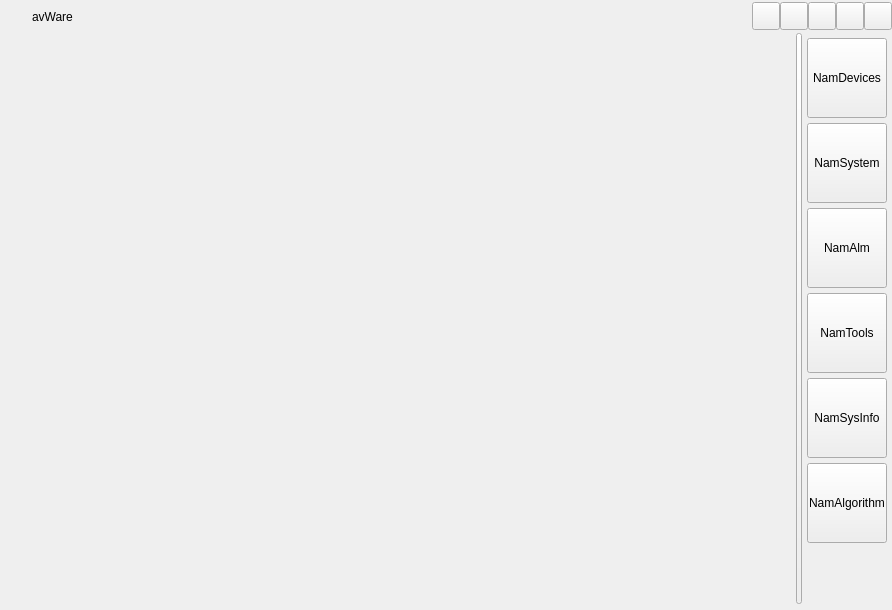
<?xml version="1.0" encoding="UTF-8"?>
<ui version="4.0">
 <class>FrmMainWindows</class>
 <widget class="QWidget" name="FrmMainWindows">
  <property name="geometry">
   <rect>
    <x>0</x>
    <y>0</y>
    <width>892</width>
    <height>610</height>
   </rect>
  </property>
  <property name="minimumSize">
   <size>
    <width>640</width>
    <height>480</height>
   </size>
  </property>
  <property name="windowTitle">
   <string>Form</string>
  </property>
  <layout class="QGridLayout" name="gridLayout">
   <property name="leftMargin">
    <number>0</number>
   </property>
   <property name="topMargin">
    <number>0</number>
   </property>
   <property name="rightMargin">
    <number>0</number>
   </property>
   <property name="bottomMargin">
    <number>0</number>
   </property>
   <property name="spacing">
    <number>0</number>
   </property>
   <item row="1" column="0">
    <widget class="QWidget" name="WidGetTitle" native="true">
     <property name="enabled">
      <bool>true</bool>
     </property>
     <property name="sizePolicy">
      <sizepolicy hsizetype="Preferred" vsizetype="Fixed">
       <horstretch>0</horstretch>
       <verstretch>0</verstretch>
      </sizepolicy>
     </property>
     <property name="minimumSize">
      <size>
       <width>0</width>
       <height>33</height>
      </size>
     </property>
     <property name="maximumSize">
      <size>
       <width>16777215</width>
       <height>33</height>
      </size>
     </property>
     <layout class="QGridLayout" name="gridLayout_2">
      <property name="leftMargin">
       <number>0</number>
      </property>
      <property name="topMargin">
       <number>0</number>
      </property>
      <property name="rightMargin">
       <number>0</number>
      </property>
      <property name="bottomMargin">
       <number>0</number>
      </property>
      <property name="spacing">
       <number>0</number>
      </property>
      <item row="0" column="2">
       <widget class="QLabel" name="LabTitle">
        <property name="minimumSize">
         <size>
          <width>0</width>
          <height>33</height>
         </size>
        </property>
        <property name="maximumSize">
         <size>
          <width>16777215</width>
          <height>33</height>
         </size>
        </property>
        <property name="text">
         <string>avWare</string>
        </property>
       </widget>
      </item>
      <item row="0" column="0">
       <widget class="QLabel" name="LabIco">
        <property name="minimumSize">
         <size>
          <width>32</width>
          <height>33</height>
         </size>
        </property>
        <property name="maximumSize">
         <size>
          <width>32</width>
          <height>33</height>
         </size>
        </property>
        <property name="text">
         <string/>
        </property>
       </widget>
      </item>
      <item row="0" column="3">
       <widget class="QWidget" name="MenuWidget" native="true">
        <property name="sizePolicy">
         <sizepolicy hsizetype="Minimum" vsizetype="Preferred">
          <horstretch>0</horstretch>
          <verstretch>0</verstretch>
         </sizepolicy>
        </property>
        <property name="minimumSize">
         <size>
          <width>0</width>
          <height>33</height>
         </size>
        </property>
        <property name="maximumSize">
         <size>
          <width>200</width>
          <height>33</height>
         </size>
        </property>
        <layout class="QGridLayout" name="gridLayout_4">
         <property name="leftMargin">
          <number>0</number>
         </property>
         <property name="topMargin">
          <number>0</number>
         </property>
         <property name="rightMargin">
          <number>0</number>
         </property>
         <property name="bottomMargin">
          <number>0</number>
         </property>
         <property name="spacing">
          <number>0</number>
         </property>
         <item row="1" column="3">
          <widget class="QPushButton" name="BtnMin">
           <property name="sizePolicy">
            <sizepolicy hsizetype="Minimum" vsizetype="Expanding">
             <horstretch>0</horstretch>
             <verstretch>0</verstretch>
            </sizepolicy>
           </property>
           <property name="minimumSize">
            <size>
             <width>28</width>
             <height>28</height>
            </size>
           </property>
           <property name="maximumSize">
            <size>
             <width>28</width>
             <height>28</height>
            </size>
           </property>
           <property name="text">
            <string/>
           </property>
           <property name="autoDefault">
            <bool>true</bool>
           </property>
           <property name="flat">
            <bool>false</bool>
           </property>
          </widget>
         </item>
         <item row="1" column="1">
          <widget class="QPushButton" name="BtnVideoWindowInfo">
           <property name="minimumSize">
            <size>
             <width>28</width>
             <height>28</height>
            </size>
           </property>
           <property name="maximumSize">
            <size>
             <width>28</width>
             <height>28</height>
            </size>
           </property>
           <property name="text">
            <string/>
           </property>
           <property name="autoDefault">
            <bool>true</bool>
           </property>
           <property name="flat">
            <bool>false</bool>
           </property>
          </widget>
         </item>
         <item row="1" column="5">
          <widget class="QPushButton" name="BtnClose">
           <property name="minimumSize">
            <size>
             <width>28</width>
             <height>28</height>
            </size>
           </property>
           <property name="maximumSize">
            <size>
             <width>28</width>
             <height>28</height>
            </size>
           </property>
           <property name="text">
            <string/>
           </property>
           <property name="autoDefault">
            <bool>true</bool>
           </property>
           <property name="flat">
            <bool>false</bool>
           </property>
          </widget>
         </item>
         <item row="1" column="4">
          <widget class="QPushButton" name="BtnMax">
           <property name="sizePolicy">
            <sizepolicy hsizetype="Minimum" vsizetype="Expanding">
             <horstretch>0</horstretch>
             <verstretch>0</verstretch>
            </sizepolicy>
           </property>
           <property name="minimumSize">
            <size>
             <width>28</width>
             <height>28</height>
            </size>
           </property>
           <property name="maximumSize">
            <size>
             <width>28</width>
             <height>28</height>
            </size>
           </property>
           <property name="text">
            <string/>
           </property>
           <property name="autoDefault">
            <bool>true</bool>
           </property>
           <property name="flat">
            <bool>false</bool>
           </property>
          </widget>
         </item>
         <item row="1" column="2">
          <widget class="QPushButton" name="BtnAbout">
           <property name="minimumSize">
            <size>
             <width>28</width>
             <height>28</height>
            </size>
           </property>
           <property name="maximumSize">
            <size>
             <width>28</width>
             <height>28</height>
            </size>
           </property>
           <property name="text">
            <string/>
           </property>
           <property name="autoDefault">
            <bool>true</bool>
           </property>
           <property name="flat">
            <bool>false</bool>
           </property>
          </widget>
         </item>
         <item row="1" column="0">
          <spacer name="horizontalSpacer">
           <property name="orientation">
            <enum>Qt::Horizontal</enum>
           </property>
           <property name="sizeHint" stdset="0">
            <size>
             <width>40</width>
             <height>20</height>
            </size>
           </property>
          </spacer>
         </item>
        </layout>
       </widget>
      </item>
     </layout>
    </widget>
   </item>
   <item row="2" column="0">
    <widget class="QWidget" name="FrmUsrWindows" native="true">
     <layout class="QGridLayout" name="gridLayout_3">
      <property name="leftMargin">
       <number>6</number>
      </property>
      <property name="topMargin">
       <number>0</number>
      </property>
      <property name="rightMargin">
       <number>0</number>
      </property>
      <property name="bottomMargin">
       <number>6</number>
      </property>
      <property name="spacing">
       <number>0</number>
      </property>
      <item row="0" column="2">
       <widget class="QWidget" name="FrmMenu" native="true">
        <property name="sizePolicy">
         <sizepolicy hsizetype="Fixed" vsizetype="Expanding">
          <horstretch>0</horstretch>
          <verstretch>0</verstretch>
         </sizepolicy>
        </property>
        <property name="minimumSize">
         <size>
          <width>90</width>
          <height>0</height>
         </size>
        </property>
        <property name="maximumSize">
         <size>
          <width>90</width>
          <height>16777215</height>
         </size>
        </property>
        <widget class="QPushButton" name="BtnDevices">
         <property name="geometry">
          <rect>
           <x>5</x>
           <y>5</y>
           <width>80</width>
           <height>80</height>
          </rect>
         </property>
         <property name="minimumSize">
          <size>
           <width>80</width>
           <height>80</height>
          </size>
         </property>
         <property name="text">
          <string>NamDevices</string>
         </property>
        </widget>
        <widget class="QPushButton" name="BtnSysSet">
         <property name="geometry">
          <rect>
           <x>5</x>
           <y>90</y>
           <width>80</width>
           <height>80</height>
          </rect>
         </property>
         <property name="minimumSize">
          <size>
           <width>80</width>
           <height>80</height>
          </size>
         </property>
         <property name="text">
          <string>NamSystem</string>
         </property>
        </widget>
        <widget class="QPushButton" name="BtnAlarm">
         <property name="geometry">
          <rect>
           <x>5</x>
           <y>175</y>
           <width>80</width>
           <height>80</height>
          </rect>
         </property>
         <property name="minimumSize">
          <size>
           <width>80</width>
           <height>80</height>
          </size>
         </property>
         <property name="text">
          <string>NamAlm</string>
         </property>
        </widget>
        <widget class="QPushButton" name="BtnAlm">
         <property name="geometry">
          <rect>
           <x>5</x>
           <y>260</y>
           <width>80</width>
           <height>80</height>
          </rect>
         </property>
         <property name="minimumSize">
          <size>
           <width>80</width>
           <height>80</height>
          </size>
         </property>
         <property name="text">
          <string>NamTools</string>
         </property>
        </widget>
        <widget class="QPushButton" name="BtnSysInfo">
         <property name="geometry">
          <rect>
           <x>5</x>
           <y>345</y>
           <width>80</width>
           <height>80</height>
          </rect>
         </property>
         <property name="minimumSize">
          <size>
           <width>80</width>
           <height>80</height>
          </size>
         </property>
         <property name="text">
          <string>NamSysInfo</string>
         </property>
        </widget>
        <widget class="QPushButton" name="BtnAlgorithm">
         <property name="geometry">
          <rect>
           <x>5</x>
           <y>430</y>
           <width>80</width>
           <height>80</height>
          </rect>
         </property>
         <property name="minimumSize">
          <size>
           <width>80</width>
           <height>80</height>
          </size>
         </property>
         <property name="text">
          <string>NamAlgorithm</string>
         </property>
        </widget>
        <zorder>BtnDevices</zorder>
        <zorder>BtnSysSet</zorder>
        <zorder>BtnAlarm</zorder>
        <zorder>BtnAlm</zorder>
        <zorder>BtnSysInfo</zorder>
        <zorder>BtnAlgorithm</zorder>
        <zorder>FrmVideoArea</zorder>
       </widget>
      </item>
      <item row="0" column="1">
       <widget class="QPushButton" name="BtnOpenMenu">
        <property name="sizePolicy">
         <sizepolicy hsizetype="Minimum" vsizetype="Expanding">
          <horstretch>0</horstretch>
          <verstretch>0</verstretch>
         </sizepolicy>
        </property>
        <property name="minimumSize">
         <size>
          <width>6</width>
          <height>200</height>
         </size>
        </property>
        <property name="maximumSize">
         <size>
          <width>6</width>
          <height>16777215</height>
         </size>
        </property>
        <property name="text">
         <string/>
        </property>
        <property name="iconSize">
         <size>
          <width>9</width>
          <height>300</height>
         </size>
        </property>
        <property name="autoDefault">
         <bool>true</bool>
        </property>
        <property name="flat">
         <bool>false</bool>
        </property>
       </widget>
      </item>
      <item row="0" column="0">
       <widget class="VideoWidgetManager" name="FrmVideoArea" native="true"/>
      </item>
     </layout>
    </widget>
   </item>
  </layout>
 </widget>
 <customwidgets>
  <customwidget>
   <class>VideoWidgetManager</class>
   <extends>QWidget</extends>
   <header location="global">videowidgetmanager.h</header>
   <container>1</container>
  </customwidget>
 </customwidgets>
 <resources/>
 <connections/>
</ui>
